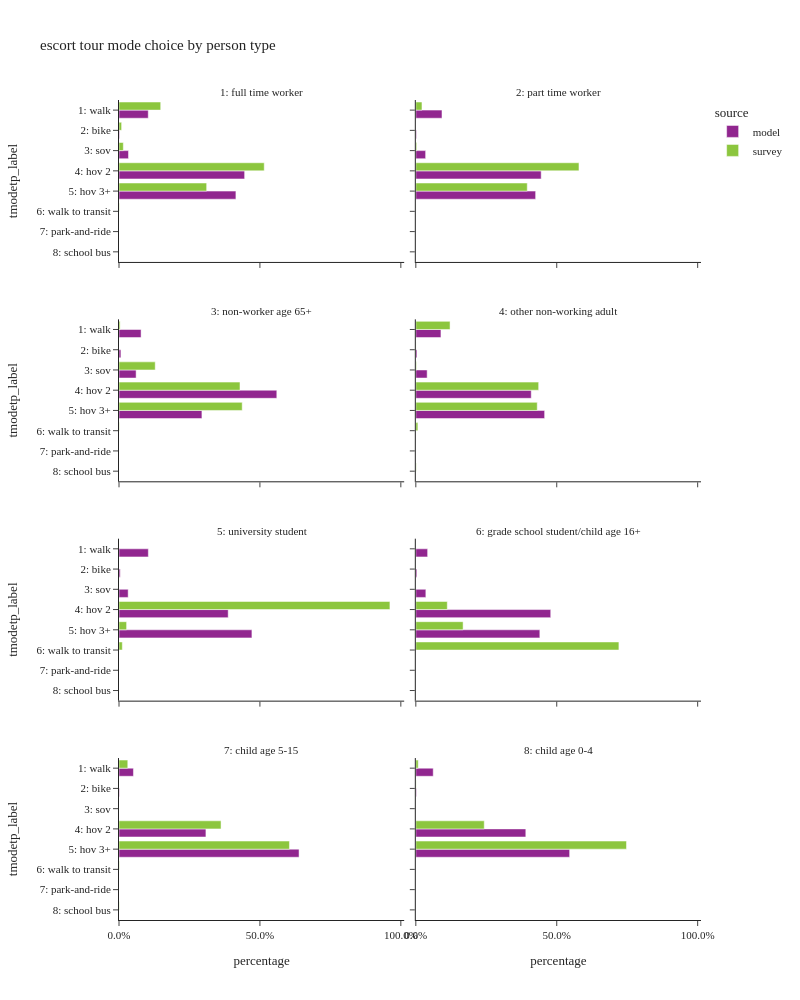

The cell this chart's notebook holds for it:
### Code cell
plot_mode_choice(es_tour,"pptyp_label",
                 {"pptyp_label":util.pptyp_cat.values(),
                  "tmodetp_label": util.tmodetp_cat.values()},
                 "person type",
                 2,1000)

### Figure 1 — Plotly figure (JSON) as saved in the notebook; plotly's stock layout.template omitted (floating-point values rounded to 4 significant figures)
{"data": [{"alignmentgroup": "True", "customdata": [[15644], [300], [5074], [67204], [62537]], "hovertemplate": "source=model<br>pptyp_label=1: full time worker<br>percentage=%{x}<br>tmodetp_label=%{y}<br>sample count=%{customdata[0]}<extra></extra>", "legendgroup": "model", "marker": {"color": "#91268F", "pattern": {"shape": ""}}, "name": "model", "offsetgroup": "model", "orientation": "h", "showlegend": true, "textposition": "auto", "type": "bar", "x": [0.1038, 0.00199, 0.03366, 0.4458, 0.4148], "xaxis": "x7", "y": ["1: walk", "2: bike", "3: sov", "4: hov 2", "5: hov 3+"], "yaxis": "y7"}, {"alignmentgroup": "True", "customdata": [[35], [8], [10], [114], [66], [2]], "hovertemplate": "source=survey<br>pptyp_label=1: full time worker<br>percentage=%{x}<br>tmodetp_label=%{y}<br>sample count=%{customdata[0]}<extra></extra>", "legendgroup": "survey", "marker": {"color": "#8CC63E", "pattern": {"shape": ""}}, "name": "survey", "offsetgroup": "survey", "orientation": "h", "showlegend": true, "textposition": "auto", "type": "bar", "x": [0.1479, 0.009274, 0.01534, 0.5153, 0.311, 0.001134], "xaxis": "x7", "y": ["1: walk", "2: bike", "3: sov", "4: hov 2", "5: hov 3+", "6: walk to transit"], "yaxis": "y7"}, {"alignmentgroup": "True", "customdata": [[5610], [144], [2103], [26869], [25680]], "hovertemplate": "source=model<br>pptyp_label=2: part time worker<br>percentage=%{x}<br>tmodetp_label=%{y}<br>sample count=%{customdata[0]}<extra></extra>", "legendgroup": "model", "marker": {"color": "#91268F", "pattern": {"shape": ""}}, "name": "model", "offsetgroup": "model", "orientation": "h", "showlegend": false, "textposition": "auto", "type": "bar", "x": [0.09287, 0.002384, 0.03481, 0.4448, 0.4251], "xaxis": "x8", "y": ["1: walk", "2: bike", "3: sov", "4: hov 2", "5: hov 3+"], "yaxis": "y8"}, {"alignmentgroup": "True", "customdata": [[7], [2], [31], [28], [1]], "hovertemplate": "source=survey<br>pptyp_label=2: part time worker<br>percentage=%{x}<br>tmodetp_label=%{y}<br>sample count=%{customdata[0]}<extra></extra>", "legendgroup": "survey", "marker": {"color": "#8CC63E", "pattern": {"shape": ""}}, "name": "survey", "offsetgroup": "survey", "orientation": "h", "showlegend": false, "textposition": "auto", "type": "bar", "x": [0.02182, 0.003179, 0.5789, 0.3954, 0.0007061], "xaxis": "x8", "y": ["1: walk", "3: sov", "4: hov 2", "5: hov 3+", "6: walk to transit"], "yaxis": "y8"}, {"alignmentgroup": "True", "customdata": [[7585], [655], [5878], [54209], [28484]], "hovertemplate": "source=model<br>pptyp_label=3: non-worker age 65+<br>percentage=%{x}<br>tmodetp_label=%{y}<br>sample count=%{customdata[0]}<extra></extra>", "legendgroup": "model", "marker": {"color": "#91268F", "pattern": {"shape": ""}}, "name": "model", "offsetgroup": "model", "orientation": "h", "showlegend": false, "textposition": "auto", "type": "bar", "x": [0.07835, 0.006766, 0.06072, 0.5599, 0.2942], "xaxis": "x5", "y": ["1: walk", "2: bike", "3: sov", "4: hov 2", "5: hov 3+"], "yaxis": "y5"}, {"alignmentgroup": "True", "customdata": [[5], [12], [40], [25], [1]], "hovertemplate": "source=survey<br>pptyp_label=3: non-worker age 65+<br>percentage=%{x}<br>tmodetp_label=%{y}<br>sample count=%{customdata[0]}<extra></extra>", "legendgroup": "survey", "marker": {"color": "#8CC63E", "pattern": {"shape": ""}}, "name": "survey", "offsetgroup": "survey", "orientation": "h", "showlegend": false, "textposition": "auto", "type": "bar", "x": [0.003936, 0.1285, 0.4293, 0.4371, 0.001111], "xaxis": "x5", "y": ["1: walk", "3: sov", "4: hov 2", "5: hov 3+", "6: walk to transit"], "yaxis": "y5"}, {"alignmentgroup": "True", "customdata": [[16848], [774], [7598], [77405], [86387]], "hovertemplate": "source=model<br>pptyp_label=4: other non-working adult<br>percentage=%{x}<br>tmodetp_label=%{y}<br>sample count=%{customdata[0]}<extra></extra>", "legendgroup": "model", "marker": {"color": "#91268F", "pattern": {"shape": ""}}, "name": "model", "offsetgroup": "model", "orientation": "h", "showlegend": false, "textposition": "auto", "type": "bar", "x": [0.08914, 0.004095, 0.0402, 0.4095, 0.457], "xaxis": "x6", "y": ["1: walk", "2: bike", "3: sov", "4: hov 2", "5: hov 3+"], "yaxis": "y6"}, {"alignmentgroup": "True", "customdata": [[21], [2], [5], [74], [40], [3], [1]], "hovertemplate": "source=survey<br>pptyp_label=4: other non-working adult<br>percentage=%{x}<br>tmodetp_label=%{y}<br>sample count=%{customdata[0]}<extra></extra>", "legendgroup": "survey", "marker": {"color": "#8CC63E", "pattern": {"shape": ""}}, "name": "survey", "offsetgroup": "survey", "orientation": "h", "showlegend": false, "textposition": "auto", "type": "bar", "x": [0.1214, 0.0008328, 0.002336, 0.4358, 0.4308, 0.007304, 0.001431], "xaxis": "x6", "y": ["1: walk", "2: bike", "3: sov", "4: hov 2", "5: hov 3+", "6: walk to transit", "8: school bus"], "yaxis": "y6"}, {"alignmentgroup": "True", "customdata": [[455], [19], [142], [1693], [2061]], "hovertemplate": "source=model<br>pptyp_label=5: university student<br>percentage=%{x}<br>tmodetp_label=%{y}<br>sample count=%{customdata[0]}<extra></extra>", "legendgroup": "model", "marker": {"color": "#91268F", "pattern": {"shape": ""}}, "name": "model", "offsetgroup": "model", "orientation": "h", "showlegend": false, "textposition": "auto", "type": "bar", "x": [0.1041, 0.004348, 0.03249, 0.3874, 0.4716], "xaxis": "x3", "y": ["1: walk", "2: bike", "3: sov", "4: hov 2", "5: hov 3+"], "yaxis": "y3"}, {"alignmentgroup": "True", "customdata": [[6], [1], [1]], "hovertemplate": "source=survey<br>pptyp_label=5: university student<br>percentage=%{x}<br>tmodetp_label=%{y}<br>sample count=%{customdata[0]}<extra></extra>", "legendgroup": "survey", "marker": {"color": "#8CC63E", "pattern": {"shape": ""}}, "name": "survey", "offsetgroup": "survey", "orientation": "h", "showlegend": false, "textposition": "auto", "type": "bar", "x": [0.9613, 0.02695, 0.01178], "xaxis": "x3", "y": ["4: hov 2", "5: hov 3+", "6: walk to transit"], "yaxis": "y3"}, {"alignmentgroup": "True", "customdata": [[179], [16], [152], [2044], [1879]], "hovertemplate": "source=model<br>pptyp_label=6: grade school student/child age 16+<br>percentage=%{x}<br>tmodetp_label=%{y}<br>sample count=%{customdata[0]}<extra></extra>", "legendgroup": "model", "marker": {"color": "#91268F", "pattern": {"shape": ""}}, "name": "model", "offsetgroup": "model", "orientation": "h", "showlegend": false, "textposition": "auto", "type": "bar", "x": [0.04192, 0.003747, 0.0356, 0.4787, 0.44], "xaxis": "x4", "y": ["1: walk", "2: bike", "3: sov", "4: hov 2", "5: hov 3+"], "yaxis": "y4"}, {"alignmentgroup": "True", "customdata": [[4], [2], [1]], "hovertemplate": "source=survey<br>pptyp_label=6: grade school student/child age 16+<br>percentage=%{x}<br>tmodetp_label=%{y}<br>sample count=%{customdata[0]}<extra></extra>", "legendgroup": "survey", "marker": {"color": "#8CC63E", "pattern": {"shape": ""}}, "name": "survey", "offsetgroup": "survey", "orientation": "h", "showlegend": false, "textposition": "auto", "type": "bar", "x": [0.1117, 0.1678, 0.7206], "xaxis": "x4", "y": ["4: hov 2", "5: hov 3+", "6: walk to transit"], "yaxis": "y4"}, {"alignmentgroup": "True", "customdata": [[2848], [86], [17148], [35522]], "hovertemplate": "source=model<br>pptyp_label=7: child age 5-15<br>percentage=%{x}<br>tmodetp_label=%{y}<br>sample count=%{customdata[0]}<extra></extra>", "legendgroup": "model", "marker": {"color": "#91268F", "pattern": {"shape": ""}}, "name": "model", "offsetgroup": "model", "orientation": "h", "showlegend": false, "textposition": "auto", "type": "bar", "x": [0.05122, 0.001547, 0.3084, 0.6388], "xaxis": "x", "y": ["1: walk", "2: bike", "4: hov 2", "5: hov 3+"], "yaxis": "y"}, {"alignmentgroup": "True", "customdata": [[5], [12], [34], [1], [2]], "hovertemplate": "source=survey<br>pptyp_label=7: child age 5-15<br>percentage=%{x}<br>tmodetp_label=%{y}<br>sample count=%{customdata[0]}<extra></extra>", "legendgroup": "survey", "marker": {"color": "#8CC63E", "pattern": {"shape": ""}}, "name": "survey", "offsetgroup": "survey", "orientation": "h", "showlegend": false, "textposition": "auto", "type": "bar", "x": [0.03117, 0.362, 0.6048, 0.001156, 0.0008817], "xaxis": "x", "y": ["1: walk", "4: hov 2", "5: hov 3+", "6: walk to transit", "8: school bus"], "yaxis": "y"}, {"alignmentgroup": "True", "customdata": [[4035], [147], [25511], [35679]], "hovertemplate": "source=model<br>pptyp_label=8: child age 0-4<br>percentage=%{x}<br>tmodetp_label=%{y}<br>sample count=%{customdata[0]}<extra></extra>", "legendgroup": "model", "marker": {"color": "#91268F", "pattern": {"shape": ""}}, "name": "model", "offsetgroup": "model", "orientation": "h", "showlegend": false, "textposition": "auto", "type": "bar", "x": [0.06172, 0.002249, 0.3902, 0.5458], "xaxis": "x2", "y": ["1: walk", "2: bike", "4: hov 2", "5: hov 3+"], "yaxis": "y2"}, {"alignmentgroup": "True", "customdata": [[7], [1], [8], [33]], "hovertemplate": "source=survey<br>pptyp_label=8: child age 0-4<br>percentage=%{x}<br>tmodetp_label=%{y}<br>sample count=%{customdata[0]}<extra></extra>", "legendgroup": "survey", "marker": {"color": "#8CC63E", "pattern": {"shape": ""}}, "name": "survey", "offsetgroup": "survey", "orientation": "h", "showlegend": false, "textposition": "auto", "type": "bar", "x": [0.008587, 0.001095, 0.2428, 0.7475], "xaxis": "x2", "y": ["1: walk", "2: bike", "4: hov 2", "5: hov 3+"], "yaxis": "y2"}], "layout": {"annotations": [{"font": {}, "showarrow": false, "text": "7: child age 5-15", "x": 0.245, "xanchor": "center", "xref": "paper", "y": 0.1975, "yanchor": "bottom", "yref": "paper"}, {"font": {}, "showarrow": false, "text": "8: child age 0-4", "x": 0.755, "xanchor": "center", "xref": "paper", "y": 0.1975, "yanchor": "bottom", "yref": "paper"}, {"font": {}, "showarrow": false, "text": "5: university student", "x": 0.245, "xanchor": "center", "xref": "paper", "y": 0.465, "yanchor": "bottom", "yref": "paper"}, {"font": {}, "showarrow": false, "text": "6: grade school student/child age 16+", "x": 0.755, "xanchor": "center", "xref": "paper", "y": 0.465, "yanchor": "bottom", "yref": "paper"}, {"font": {}, "showarrow": false, "text": "3: non-worker age 65+", "x": 0.245, "xanchor": "center", "xref": "paper", "y": 0.7325, "yanchor": "bottom", "yref": "paper"}, {"font": {}, "showarrow": false, "text": "4: other non-working adult", "x": 0.755, "xanchor": "center", "xref": "paper", "y": 0.7325, "yanchor": "bottom", "yref": "paper"}, {"font": {}, "showarrow": false, "text": "1: full time worker", "x": 0.245, "xanchor": "center", "xref": "paper", "y": 1, "yanchor": "bottom", "yref": "paper"}, {"font": {}, "showarrow": false, "text": "2: part time worker", "x": 0.755, "xanchor": "center", "xref": "paper", "y": 1, "yanchor": "bottom", "yref": "paper"}], "barmode": "group", "height": 1000, "legend": {"title": {"text": "source"}, "tracegroupgap": 0}, "title": {"text": "escort tour mode choice by person type"}, "width": 800, "xaxis": {"anchor": "y", "domain": [0, 0.49], "tickformat": ".1%", "title": {"text": "percentage"}}, "xaxis2": {"anchor": "y2", "domain": [0.51, 1], "matches": "x", "tickformat": ".1%", "title": {"text": "percentage"}}, "xaxis3": {"anchor": "y3", "domain": [0, 0.49], "matches": "x", "showticklabels": false, "tickformat": ".1%"}, "xaxis4": {"anchor": "y4", "domain": [0.51, 1], "matches": "x", "showticklabels": false, "tickformat": ".1%"}, "xaxis5": {"anchor": "y5", "domain": [0, 0.49], "matches": "x", "showticklabels": false, "tickformat": ".1%"}, "xaxis6": {"anchor": "y6", "domain": [0.51, 1], "matches": "x", "showticklabels": false, "tickformat": ".1%"}, "xaxis7": {"anchor": "y7", "domain": [0, 0.49], "matches": "x", "showticklabels": false, "tickformat": ".1%"}, "xaxis8": {"anchor": "y8", "domain": [0.51, 1], "matches": "x", "showticklabels": false, "tickformat": ".1%"}, "yaxis": {"anchor": "x", "categoryarray": ["9: tnc", "8: school bus", "7: park-and-ride", "6: walk to transit", "5: hov 3+", "4: hov 2", "3: sov", "2: bike", "1: walk"], "categoryorder": "array", "domain": [0, 0.1975], "title": {"text": "tmodetp_label"}}, "yaxis2": {"anchor": "x2", "domain": [0, 0.1975], "matches": "y", "showticklabels": false}, "yaxis3": {"anchor": "x3", "categoryarray": ["9: tnc", "8: school bus", "7: park-and-ride", "6: walk to transit", "5: hov 3+", "4: hov 2", "3: sov", "2: bike", "1: walk"], "categoryorder": "array", "domain": [0.2675, 0.465], "matches": "y", "title": {"text": "tmodetp_label"}}, "yaxis4": {"anchor": "x4", "domain": [0.2675, 0.465], "matches": "y", "showticklabels": false}, "yaxis5": {"anchor": "x5", "categoryarray": ["9: tnc", "8: school bus", "7: park-and-ride", "6: walk to transit", "5: hov 3+", "4: hov 2", "3: sov", "2: bike", "1: walk"], "categoryorder": "array", "domain": [0.535, 0.7325], "matches": "y", "title": {"text": "tmodetp_label"}}, "yaxis6": {"anchor": "x6", "domain": [0.535, 0.7325], "matches": "y", "showticklabels": false}, "yaxis7": {"anchor": "x7", "categoryarray": ["9: tnc", "8: school bus", "7: park-and-ride", "6: walk to transit", "5: hov 3+", "4: hov 2", "3: sov", "2: bike", "1: walk"], "categoryorder": "array", "domain": [0.8025, 1], "matches": "y", "title": {"text": "tmodetp_label"}}, "yaxis8": {"anchor": "x8", "domain": [0.8025, 1], "matches": "y", "showticklabels": false}}}
